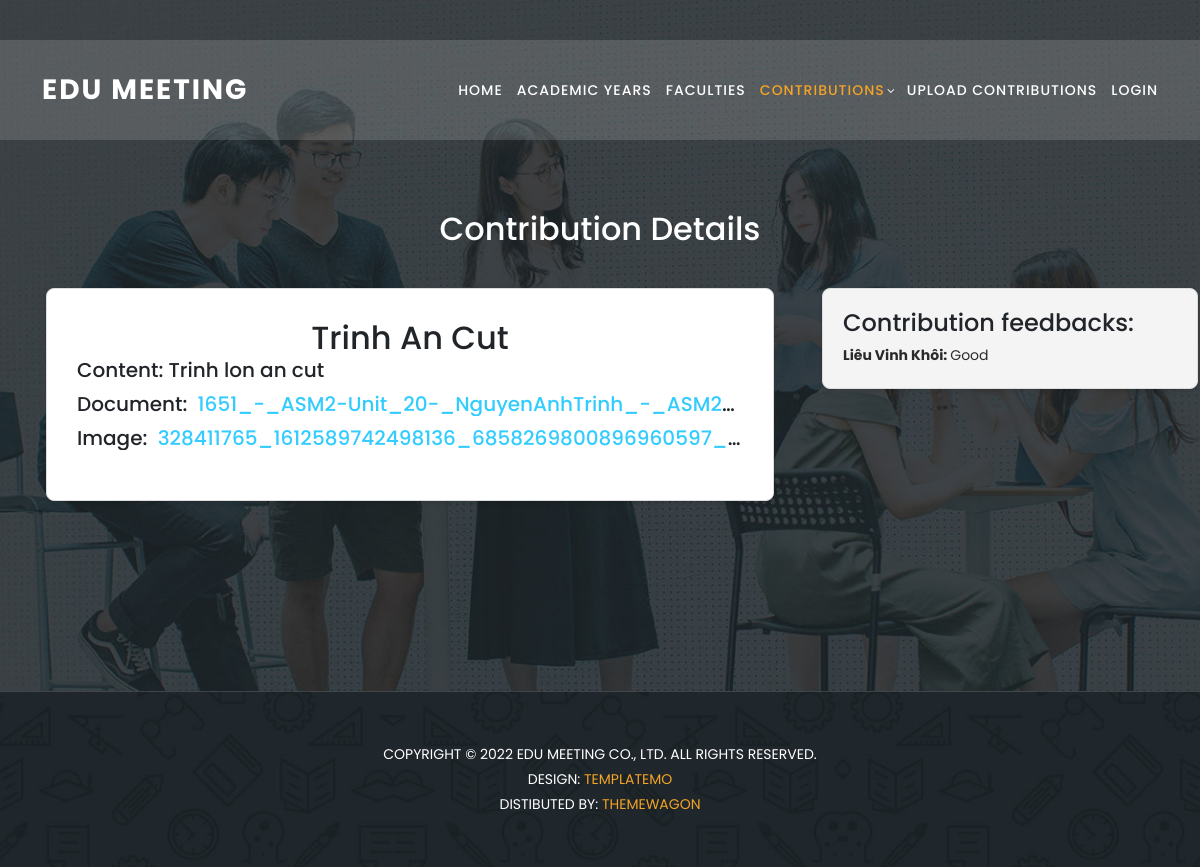
/contributions/4/, run on the app's committed database.
### home/models.py (models this page shows, shortened)
class Contributions(models.Model):
    user = models.ManyToManyField(UserProfile)
    title = models.CharField(max_length=30)
    status = models.BooleanField(default = False)
    content = models.TextField(null = True)
    faculty = models.ForeignKey(Faculties,on_delete=models.CASCADE)
    term = models.BooleanField(default=False)
    createAt = models.DateTimeField(auto_now_add=True)

class ContributionFiles(models.Model):
    word = models.FileField(null = True)
    img = models.FileField(null = True)
    contribution = models.ForeignKey(Contributions, on_delete=models.CASCADE, related_name='files', null=True)

class Comment(models.Model):
    user = models.ForeignKey(UserProfile,on_delete = models.CASCADE)
    contribution = models.ForeignKey(Contributions,on_delete = models.CASCADE)
    comment = models.TextField(blank=True,null=True)
    createAt = models.DateTimeField(auto_now_add=True)

class UserProfile(models.Model):
    user = models.OneToOneField(User, on_delete=models.CASCADE, primary_key=True)
    fullname = models.CharField(max_length=50)
    roles = models.ManyToManyField(Role, related_name='users')
    faculty = models.ForeignKey('Faculties', on_delete=models.CASCADE, null=True, blank=True)
    email = models.EmailField(max_length=254, unique=True, blank=True, null=True)
    phone = models.CharField(max_length=15)

### home/views.py (the view, shortened to what this page needs)
# urls.py: path('contributions/<int:contribution_id>/', views.contributions_detail, name='contributions_detail'),
def contributions_detail(request, contribution_id):
    contribution = get_object_or_404(Contributions, id=contribution_id)
    comments = Comment.objects.filter(contribution=contribution)
    can_update = False
    if request.method == "POST":
        if 'comment' in request.POST:
            comment_form = CommentForm(request.POST)
            if comment_form.is_valid():
                new_comment = comment_form.save(commit=False)
                new_comment.contribution = contribution
                new_comment.user = request.user.userprofile
                new_comment.save()
                return HttpResponseRedirect(reverse('contribution_detail', args=[contribution_id]))
        elif request.FILES:
            file_form = FileForm(request.POST, request.FILES)
            if file_form.is_valid():
                new_file = file_form.save(commit=False)
                new_file.contribution = contribution
                new_file.save()
                return HttpResponseRedirect(reverse('contribution_detail', args=[contribution_id]))
    else:
        comment_form = CommentForm()
        file_form = FileForm()
    return render(request, 'contributions_detail.html', {
        'contribution': contribution,
        'comments': comments,
        'comment_form': comment_form,
        'file_form': file_form,
        'can_update': can_update,
    })

### templates/contributions_detail.html (shortened to what this page needs)
{%load static%}
<!DOCTYPE html>
<html lang="en">
  <head>
    <link
      rel="stylesheet"
      href="https://stackpath.bootstrapcdn.com/bootstrap/4.5.2/css/bootstrap.min.css"
    />
    <link
      href="{% static 'vendor/bootstrap/css/bootstrap.min.css' %}"
      rel="stylesheet"
    />
    <link rel="stylesheet" href="{% static 'css/fontawesome.css' %}" />
    <link
      rel="stylesheet"
      href="{% static 'css/templatemo-edu-meeting.css' %}"
    />
    <link rel="stylesheet" href="{% static 'css/owl.css' %}" />
    <link rel="stylesheet" href="{% static 'css/lightbox.css' %}" />
  </head>
  <body>
    <header class="header-area header-sticky">
      <div class="container">
        <div class="row">
          <div class="col-12">
            <nav class="main-nav">
              <a href="{% url "home" %}" class="logo">
                Edu Meeting
              </a>
              <ul class="nav">
                <li>
                  <a href="{% url "home" %}">Home</a>
                </li>
                <li>
                  <a href="{% url "list_academic_years" %}">Academic Years</a>
                </li>
                <li>
                  <a href="{% url "list_faculties" %}">Faculties</a>
                </li>
                <li class="has-sub">
                  <a href="javascript:void(0)" class="active">Contributions</a>
                </li>
                <li>
                  <a href="{% url 'file_upload'%}">Upload Contributions</a>
                </li>
                {% if user.is_authenticated %}
                <li >
                  <a href="{%url 'profile' %}">hello {{request.user.username}}</a>
                </li>
                <li>
                  <a href="{% url 'logout'%}">Logout</a>
                </li>
                {% else %}
                <li>
                  <a href="{% url 'login' %}">Login</a>
                </li>
                {% endif %}
              </ul>
            </nav>
          </div>
        </div>
      </div>
    </header>
    <section class="apply-now" id="apply">
      <div class="header-content">
        <h2>Contribution Details</h2>
      </div>
      <div class="container-fluid">
        <div class="row">
          <div class="col-md-8 mx-auto">
            <div class="container">
              <div class="file-crud-container">
                <h2>{{ contribution.title }}</h2>
                <h5>Content: {{ contribution.content }}</h5>
                <form class="file-upload-form" enctype="multipart/form-data">
                  {% for file in contribution.files.all %}
                  <div class="form-group">
                    {% if file.word %}
                    <div class="content">
                      <h5 class="truncated">Document: <a href="{{ file.word.url }}">{{ file.word.name }}</a></h5>
                    </div>
                    {% endif %} {% if file.img %}
                    <div class="content">
                      <h5 class="truncated">Image: <a href="{{ file.img.url }}">{{ file.img.name }}</a></h5>
                    </div>
                    {% endif %}
                  </div>
                  {% endfor %}
                </form>
              </div>
            </div>
          </div>
          <div class="col-md-4 mx-auto">
            <div class="navigation-container">
              <div class="navigation-options">
                <h4 style="margin-bottom: 5px;">Contribution feedbacks:</h4>
                {% for comment in comments %}
                <p>
                  <strong>{{ comment.user.fullname }}: </strong>{{comment.comment }}
                </p>
                {% endfor %}
              </div>
            </div>
          </div>
        </div>
      </div>
    </section>
    <section class="contact-us" id="contact">
      <div class="footer">
        <p>
          Copyright © 2022 Edu Meeting Co., Ltd. All Rights Reserved.
          <br />
          Design:
          <a
            href="https://templatemo.com"
            target="_parent"
            title="free css templates"
            >TemplateMo</a
          >
          <br />
          Distibuted By:
          <a
            href="https://themewagon.com"
            target="_blank"
            title="Build Better UI, Faster"
            >ThemeWagon</a
          >
        </p>
      </div>
    </section>
  </body>
</html>

### static/css/templatemo-edu-meeting.css (style rules this page uses)
html, body, div, span, applet, object, iframe, h1, h2, h3, h4, h5, h6, p, blockquote, div pre, a, abbr, acronym, address, big, cite, code, del, dfn, em, font, img, ins, kbd, q, s, samp, small, strike, strong, sub, sup, tt, var, b, u, i, center, dl, dt, dd, ol, ul, li, figure, header, nav, section, article, aside, footer, figcaption { margin: 0; padding: 0; border: 0; outline: 0; }
ul, li { padding: 0; margin: 0; list-style: none; }
header, nav, section, article, aside, footer, hgroup { display: block; }
* { box-sizing: border-box; }
html, body { font-family: 'Poppins', sans-serif; font-weight: 400; background-color: #fff; font-size: 16px; -ms-text-size-adjust: 100%; -webkit-font-smoothing: antialiased; -moz-osx-font-smoothing: grayscale; }
a { text-decoration: none !important; color: #3CF; }
h1, h2, h3, h4, h5, h6 { margin-top: 0px; margin-bottom: 0px; }
ul { margin-bottom: 0px; }
p { font-size: 14px; line-height: 25px; color: #2a2a2a; }
html, body { background: #fff; font-family: 'Poppins', sans-serif; }
.header-area { background-color: rgba(250,250,250,0.15); position: absolute; top: 40px; left: 0; right: 0; z-index: 100; -webkit-transition: all .5s ease 0s; -moz-transition: all .5s ease 0s; -o-transition: all .5s ease 0s; transition: all .5s ease 0s; }
.header-area .main-nav { min-height: 80px; background: transparent; }
.header-area .main-nav .logo { line-height: 100px; color: #fff; font-size: 28px; font-weight: 700; text-transform: uppercase; letter-spacing: 2px; float: left; -webkit-transition: all 0.3s ease 0s; -moz-transition: all 0.3s ease 0s; -o-transition: all 0.3s ease 0s; transition: all 0.3s ease 0s; }
.header-area .main-nav .nav { float: right; margin-top: 30px; margin-right: 0px; background-color: transparent; -webkit-transition: all 0.3s ease 0s; -moz-transition: all 0.3s ease 0s; -o-transition: all 0.3s ease 0s; transition: all 0.3s ease 0s; position: relative; z-index: 999; }
.header-area .main-nav .nav li { padding-left: 15px; padding-right: 15px; }
.header-area .main-nav .nav li:last-child { padding-right: 0px; }
.header-area .main-nav .nav li a { display: block; font-weight: 500; font-size: 14px; text-transform: uppercase; color: #fff; -webkit-transition: all 0.3s ease 0s; -moz-transition: all 0.3s ease 0s; -o-transition: all 0.3s ease 0s; transition: all 0.3s ease 0s; height: 40px; line-height: 40px; border: transparent; letter-spacing: 1px; }
.header-area .main-nav .nav li:hover a, .header-area .main-nav .nav li a.active { color: #f5a425!important; }
.header-area .main-nav .nav li.has-sub { position: relative; padding-right: 15px; }
.header-area .main-nav .nav li.has-sub:after { font-family: FontAwesome; content: "\f107"; font-size: 12px; color: #fff; position: absolute; right: 5px; top: 12px; }
.header-area.header-sticky { min-height: 80px; }
.header-area .nav { margin-top: 30px; }
.header-area.header-sticky .nav li a.active { color: #f5a425; }
@media (max-width: 1200px) { .header-area .main-nav .nav li { padding-left: 7px; padding-right: 7px; } }
@media (max-width: 1200px) { .header-area .main-nav:before { display: none; } }
@media (min-width: 767px) { .header-area .main-nav .nav { display: flex !important; } }
section.apply-now { background-image: url(../images/apply-bg.jpg); background-position: center center; background-attachment: fixed; background-repeat: no-repeat; background-size: cover; padding: 180px 0px; }
section.contact-us { background-image: url(../images/meetings-bg.jpg); background-position: center center; background-attachment: fixed; background-repeat: no-repeat; background-size: cover; }
.footer { text-align: center; border-top: 1px solid rgba(250,250,250,0.15); padding: 50px 0px; }
.footer p { text-transform: uppercase; font-size: 14px; color: #fff; }
.footer p a { color: #f5a425; }

### data on the page
Contributions: title "Trinh An Cut", content "Trinh lon an cut"
ContributionFiles: word.name "1651_-_ASM2-Unit_20-_NguyenAnhTrinh_-_ASM2…", img.name "328411765_1612589742498136_6858269800896960597_…"
Comment: user.fullname "Liêu Vinh Khôi", comment "Good"
